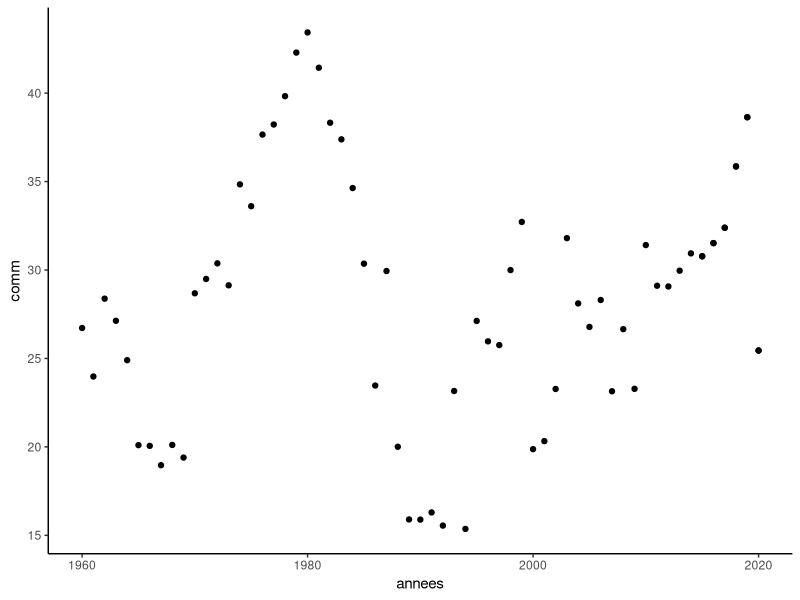
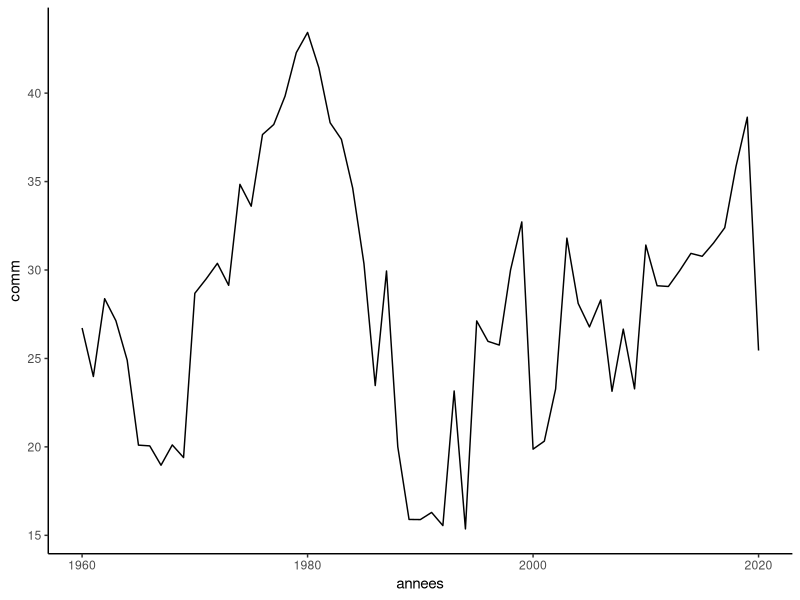
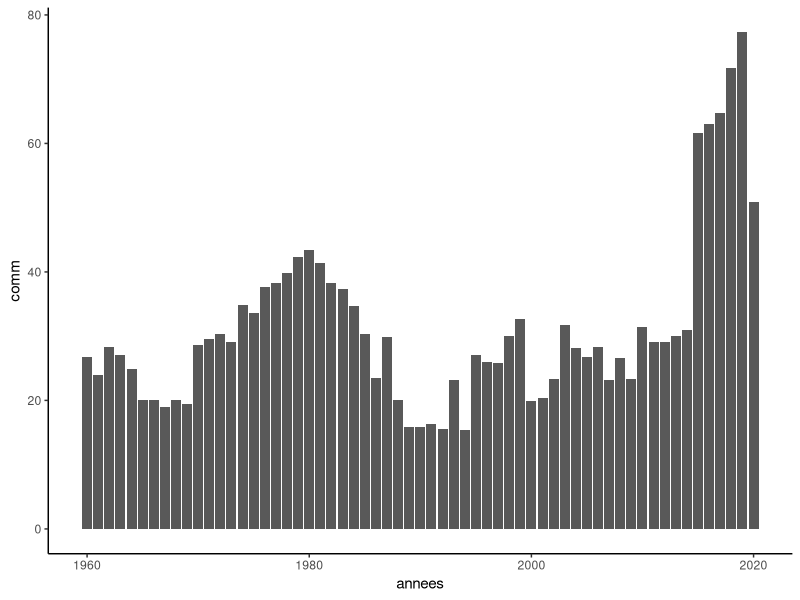

The R script that drew these images, in order:
#Gabe yves mary M.F#
library(openxlsx)
#### importations des donnees####
marquis<-read.xlsx("gab.xlsx")
as.numeric(marquis$annees)

library(ggplot2)
ggplot(data = marquis,aes(x=annees,y=comm))+
  geom_point()+
  theme_classic()

ggplot(data = marquis,aes(x=annees,y=comm))+
  geom_line()+
  theme_classic()

ggplot(data = marquis,aes(x=annees,y=comm))+
  geom_bar(stat='identity')+
  theme_classic()
